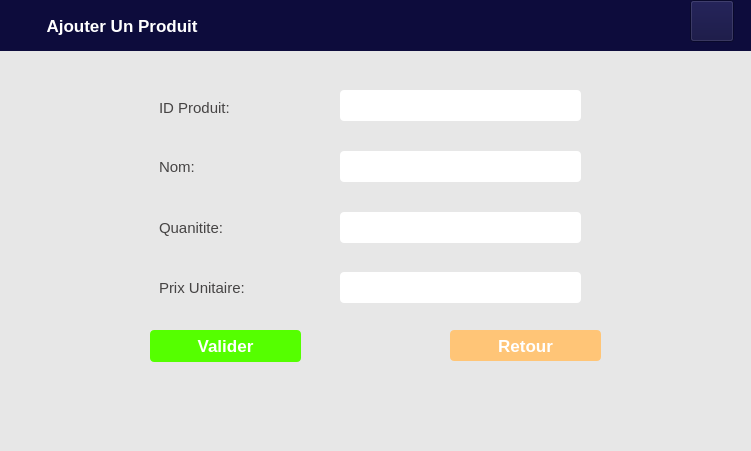
<?xml version="1.0" encoding="UTF-8"?>
<ui version="4.0">
 <class>Form</class>
 <widget class="QWidget" name="Form">
  <property name="geometry">
   <rect>
    <x>0</x>
    <y>0</y>
    <width>751</width>
    <height>451</height>
   </rect>
  </property>
  <property name="windowTitle">
   <string>Form</string>
  </property>
  <widget class="QLabel" name="label">
   <property name="geometry">
    <rect>
     <x>0</x>
     <y>40</y>
     <width>751</width>
     <height>411</height>
    </rect>
   </property>
   <property name="styleSheet">
    <string notr="true">background-color:rgb(231, 231, 231)</string>
   </property>
   <property name="text">
    <string/>
   </property>
  </widget>
  <widget class="QLabel" name="label_2">
   <property name="geometry">
    <rect>
     <x>0</x>
     <y>0</y>
     <width>751</width>
     <height>51</height>
    </rect>
   </property>
   <property name="font">
    <font>
     <pointsize>13</pointsize>
     <weight>75</weight>
     <bold>true</bold>
    </font>
   </property>
   <property name="styleSheet">
    <string notr="true">color:rgb(255, 255, 255);
background-color:rgb(13,12,60)</string>
   </property>
   <property name="text">
    <string>          Ajouter Un Produit</string>
   </property>
  </widget>
  <widget class="QLineEdit" name="lineEdit_2">
   <property name="geometry">
    <rect>
     <x>340</x>
     <y>151</y>
     <width>241</width>
     <height>31</height>
    </rect>
   </property>
   <property name="font">
    <font>
     <pointsize>13</pointsize>
    </font>
   </property>
   <property name="styleSheet">
    <string notr="true">border-radius:4px</string>
   </property>
   <property name="text">
    <string/>
   </property>
  </widget>
  <widget class="QLineEdit" name="lineEdit_4">
   <property name="geometry">
    <rect>
     <x>340</x>
     <y>272</y>
     <width>241</width>
     <height>31</height>
    </rect>
   </property>
   <property name="font">
    <font>
     <pointsize>13</pointsize>
    </font>
   </property>
   <property name="styleSheet">
    <string notr="true">border-radius:4px</string>
   </property>
   <property name="text">
    <string/>
   </property>
  </widget>
  <widget class="QLineEdit" name="lineEdit_3">
   <property name="geometry">
    <rect>
     <x>340</x>
     <y>212</y>
     <width>241</width>
     <height>31</height>
    </rect>
   </property>
   <property name="font">
    <font>
     <pointsize>13</pointsize>
    </font>
   </property>
   <property name="styleSheet">
    <string notr="true">border-radius:4px</string>
   </property>
   <property name="text">
    <string/>
   </property>
  </widget>
  <widget class="QLabel" name="quantiteLabel">
   <property name="geometry">
    <rect>
     <x>159</x>
     <y>212</y>
     <width>111</width>
     <height>31</height>
    </rect>
   </property>
   <property name="font">
    <font>
     <pointsize>11</pointsize>
    </font>
   </property>
   <property name="styleSheet">
    <string notr="true">color:rgb(70,68,68)</string>
   </property>
   <property name="text">
    <string>Quanitite:</string>
   </property>
  </widget>
  <widget class="QLabel" name="prixLabel">
   <property name="geometry">
    <rect>
     <x>159</x>
     <y>272</y>
     <width>111</width>
     <height>31</height>
    </rect>
   </property>
   <property name="font">
    <font>
     <pointsize>11</pointsize>
    </font>
   </property>
   <property name="styleSheet">
    <string notr="true">color:rgb(70,68,68)</string>
   </property>
   <property name="text">
    <string>Prix Unitaire:</string>
   </property>
  </widget>
  <widget class="QPushButton" name="pushButton_2">
   <property name="geometry">
    <rect>
     <x>450</x>
     <y>330</y>
     <width>151</width>
     <height>31</height>
    </rect>
   </property>
   <property name="font">
    <font>
     <pointsize>13</pointsize>
     <weight>75</weight>
     <bold>true</bold>
    </font>
   </property>
   <property name="styleSheet">
    <string notr="true">QPushButton{
background-color:rgb(255, 197, 119);
color:rgb(255, 255, 255);
border-radius:4px
}

</string>
   </property>
   <property name="text">
    <string>Retour</string>
   </property>
  </widget>
  <widget class="QLabel" name="nomLabel">
   <property name="geometry">
    <rect>
     <x>159</x>
     <y>151</y>
     <width>111</width>
     <height>31</height>
    </rect>
   </property>
   <property name="font">
    <font>
     <pointsize>11</pointsize>
    </font>
   </property>
   <property name="styleSheet">
    <string notr="true">color:rgb(70,68,68)</string>
   </property>
   <property name="text">
    <string>Nom:</string>
   </property>
  </widget>
  <widget class="QPushButton" name="pushButton">
   <property name="geometry">
    <rect>
     <x>150</x>
     <y>330</y>
     <width>151</width>
     <height>32</height>
    </rect>
   </property>
   <property name="font">
    <font>
     <pointsize>13</pointsize>
     <weight>75</weight>
     <bold>true</bold>
    </font>
   </property>
   <property name="styleSheet">
    <string notr="true">background-color:rgb(85, 255, 0);
 color:rgb(255, 255, 255);
border-radius:4px</string>
   </property>
   <property name="text">
    <string>Valider</string>
   </property>
  </widget>
  <widget class="QLabel" name="idProduitLabel">
   <property name="geometry">
    <rect>
     <x>159</x>
     <y>100</y>
     <width>81</width>
     <height>16</height>
    </rect>
   </property>
   <property name="font">
    <font>
     <pointsize>11</pointsize>
    </font>
   </property>
   <property name="styleSheet">
    <string notr="true">color:rgb(70,68,68)</string>
   </property>
   <property name="text">
    <string>ID Produit:</string>
   </property>
  </widget>
  <widget class="QLineEdit" name="lineEdit">
   <property name="geometry">
    <rect>
     <x>340</x>
     <y>90</y>
     <width>241</width>
     <height>31</height>
    </rect>
   </property>
   <property name="font">
    <font>
     <pointsize>13</pointsize>
    </font>
   </property>
   <property name="styleSheet">
    <string notr="true">border-radius:4px</string>
   </property>
   <property name="text">
    <string/>
   </property>
  </widget>
  <widget class="QPushButton" name="pushButton_3">
   <property name="geometry">
    <rect>
     <x>690</x>
     <y>0</y>
     <width>44</width>
     <height>42</height>
    </rect>
   </property>
   <property name="styleSheet">
    <string notr="true">background-image:url(:/newPrefix/PFA Dev/icons8-personne-homme-40.png);
background-repeat: no-repeat;
background-color:rgb(13,12,60)</string>
   </property>
   <property name="text">
    <string/>
   </property>
  </widget>
 </widget>
 <resources>
  <include location="../ferf.qrc"/>
 </resources>
 <connections/>
</ui>
